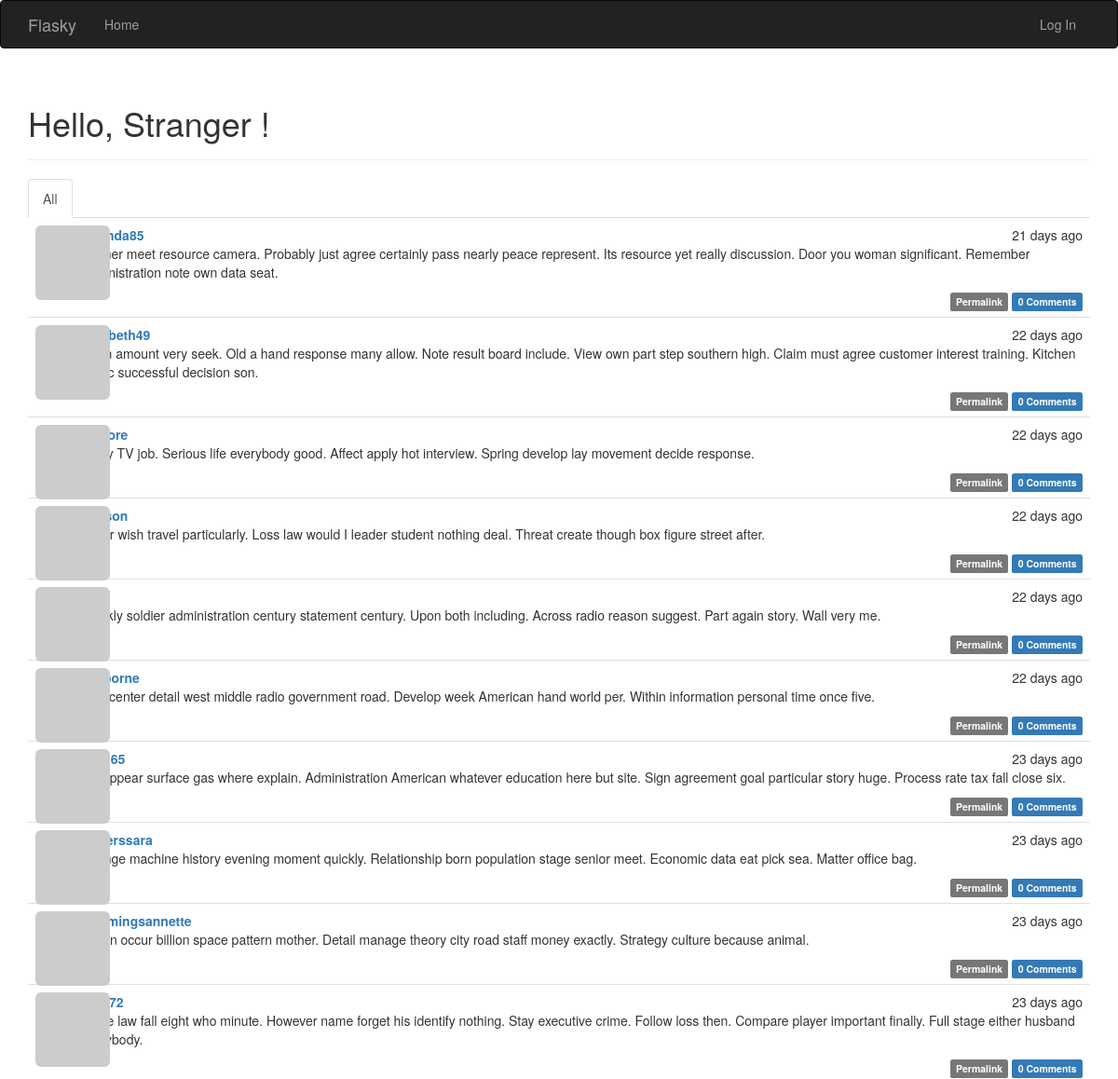
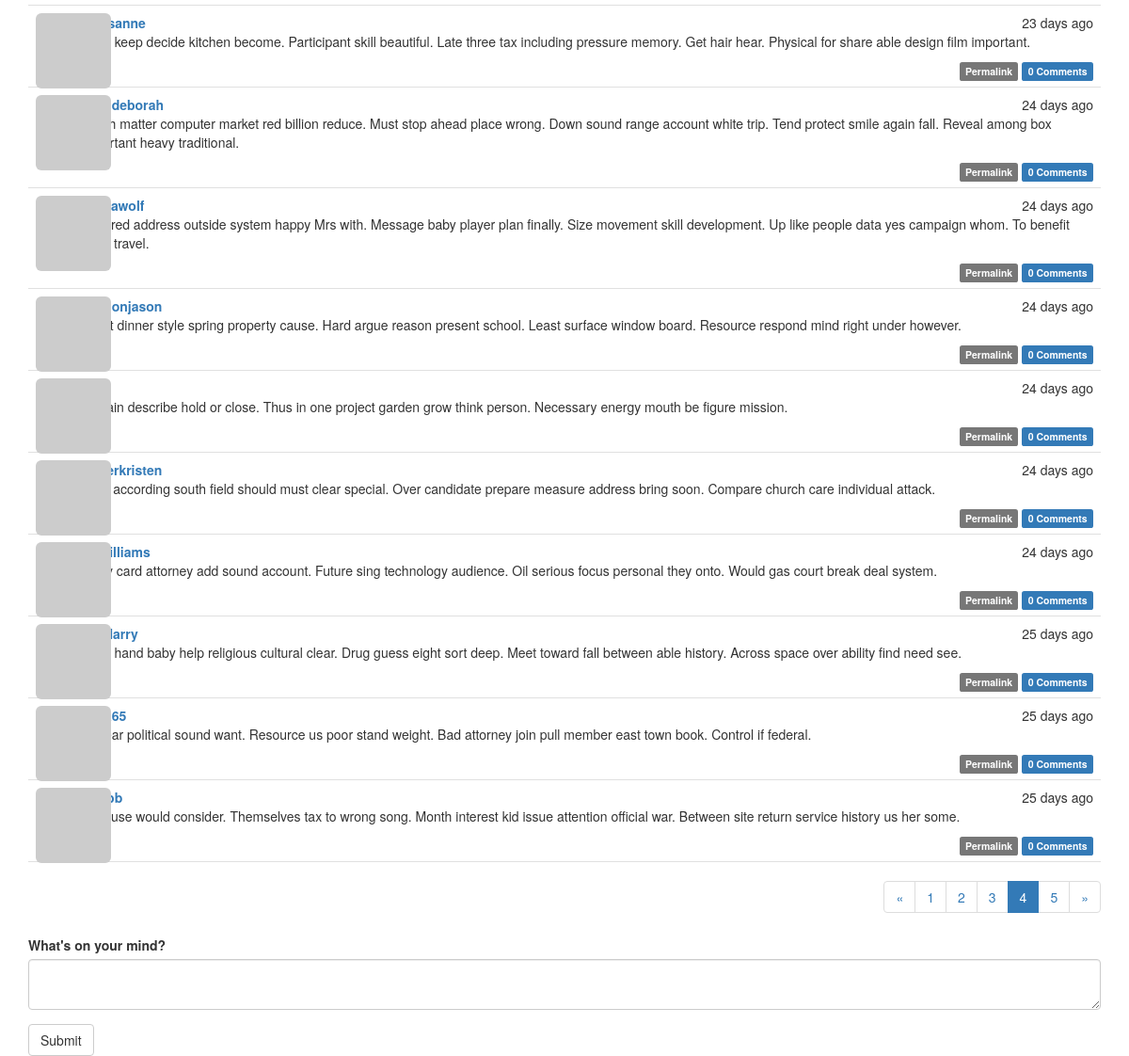
/?page=4, run on the app's committed database (2 pictures, top to bottom).
### app/models.py (models this page shows, shortened)
class Post(db.Model):
    __tablename__ = 'posts'
    id = db.Column(db.Integer, primary_key=True)
    body = db.Column(db.Text)
    body_html = db.Column(db.Text)
    timestamp = db.Column(db.DateTime, index=True, default=datetime.utcnow)
    author_id = db.Column(db.Integer, db.ForeignKey('users.id'))
    comments = db.relationship('Comment', backref='post', lazy='dynamic')

class User(UserMixin, db.Model):
    __tablename__ = 'users'
    id = db.Column(db.Integer, primary_key=True)
    email = db.Column(db.String(64), unique=True, index=True)
    username = db.Column(db.String(64), unique=True, index=True)
    password_hash = db.Column(db.String(128))
    role_id = db.Column(db.Integer, db.ForeignKey('roles.id'))
    confirmed = db.Column(db.Boolean, default=False)
    name = db.Column(db.String(64))
    location = db.Column(db.String(64))
    about_me = db.Column(db.Text())
    member_since = db.Column(db.DateTime(), default=datetime.utcnow)
    last_seen = db.Column(db.DateTime(), default=datetime.utcnow)
    avatar_hash = db.Column(db.String(32))
    posts = db.relationship('Post', backref='author', lazy='dynamic')
    followed = db.relationship('Follow',
                               foreign_keys=[Follow.follower_id],
                               backref=db.backref('follower', lazy='joined'),
                               lazy='dynamic',
                               cascade='all, delete-orphan')
    followers = db.relationship('Follow',
                                foreign_keys=[Follow.followed_id],
                                backref=db.backref('followed', lazy='joined'),
                                lazy='dynamic',
                                cascade='all, delete-orphan')
    comments = db.relationship('Comment', backref='author', lazy='dynamic')
    @property
    def password(self):
        raise AttributeError('password is not a readable attribute')
    def gravatar(self, size=100, default='identicon', rating='g'):
        url = 'https://secure.gravatar.com/avatar'
        hash = self.avatar_hash or self.gravatar_hash()
        return '{url}/{hash}?s={size}&d={default}&r={rating}'.format(
            url=url, hash=hash, size=size, default=default, rating=rating)

### app/main/views.py (the view)
@main.route('/', methods=['GET', 'POST'])
def index():
    form = PostForm()
    if current_user.can(Permission.WRITE) and form.validate_on_submit():
        post = Post(body=form.body.data, author=current_user._get_current_object())
        db.session.add(post)
        db.session.commit()
        return redirect(url_for('.index'))
    page = request.args.get('page', 1, type=int)
    show_followed = False
    if current_user.is_authenticated:
        show_followed = bool(request.cookies.get('show_followed', ''))
    if show_followed:
        query = current_user.followed_posts
    else:
        query = Post.query
    pagination = query.order_by(Post.timestamp.desc()).paginate(
        page, per_page=current_app.config['FLASKY_POSTS_PER_PAGE'],
        error_out=False)
    posts = pagination.items
    return render_template('index.html', form=form, posts=posts,
                           show_followed=show_followed,
                           pagination=pagination)

### app/main/forms.py
class PostForm(FlaskForm):
    body = PageDownField("What's on your mind?", validators=[DataRequired()])
    submit = SubmitField('Submit')

### app/auth/views.py (called while the page is built)
@auth.before_app_request
def before_request():
    if current_user.is_authenticated:
        current_user.ping()
        if not current_user.confirmed \
                and request.endpoint \
                and request.blueprint != 'auth' \
                and request.endpoint != 'static':
            return redirect(url_for('auth.unconfirmed'))

@auth.before_app_request
def before_request():
    if current_user.is_authenticated \
            and not current_user.confirmed \
            and request.blueprint != 'auth' \
            and request.endpoint != 'static':
        return redirect(url_for('auth.unconfirmed'))

### app/main/__init__.py (called while the page is built)
@main.app_context_processor
def inject_permissions():
    return dict(Permission=Permission)

### app/models.py (called while the page is built)
    def can(self, permissions):
        return False

    def is_administrator(self):
        return False

### app/templates/index.html (shortened to what this page needs)
{% extends "base.html" %}
{% import "bootstrap/wtf.html" as wtf %}
{% import "_macros.html" as macros %}
{% block page_content %}
<div class="page-header">
    <h1>Hello, {% if current_user.is_authenticated %}{{ current_user.username }}{% else %} Stranger {% endif %}!</h1>
</div>
<div class="post-tabs">
    <ul class="nav nav-tabs">
        <li {% if not show_followed %} class="active"{% endif %}><a href="{{ url_for('.show_all') }}">All</a></li>
    </ul>
    {% include '_posts.html' %}
</div>
{% if pagination %}
<div class="pagination">
    {{ macros.pagination_widget(pagination, '.index') }}
</div>
{% endif %}
{{ wtf.quick_form(form) }}
{% endblock %}

### app/templates/_posts.html (shortened to what this page needs)
<ul class="posts">
    {% for post in posts %}
    <li class="post">
        <div class="post-thumbnail">
            <a href="{{ url_for('.user', username=post.author.username) }}">
                <img class="img-rounded profile-thumbnail" src="{{ post.author.gravatar(size=40) }}">
            </a>
        </div>
        <div class="post-content">
            <div class="post-date">{{ moment(post.timestamp).fromNow() }}</div>
            <div class="post-author"><a href="{{ url_for('.user', username=post.author.username) }}">{{ post.author.username }}</a></div>
            <div class="post-body">
                {% if post.body_html %}
                    {{ post.body_html | safe }}
                {% else %}
                    {{ post.body }}
                {% endif %}
            </div>
            <div class="post-footer">
                <a href="{{ url_for('.post', id=post.id) }}">
                    <span class="label label-default">Permalink</span>
                </a>
                <a href="{{ url_for('.post', id=post.id) }}#comments">
                    <span class="label label-primary"> {{ post.comments.count() }} Comments</span>
                </a>
            </div>
        </div>
    </li>
    {% endfor %}
</ul>

### app/static/styles.css (style rules this page uses)
.profile-thumbnail { position: absolute; }
div.post-tabs { margin-top: 16px; }
ul.posts { list-style-type: none; padding: 0px; margin: 16px 0px 0px 0px; border-top: 1px solid #e0e0e0; }
div.post-tabs ul.posts { margin: 0px; border-top: none; }
ul.posts li.post { padding: 8px; border-bottom: 1px solid #e0e0e0; }
div.post-date { float: right; }
div.post-author { font-weight: bold; }
div.post-thumbnail { position: absolute; }
div.post-content { margin-left: 48px; min-height: 48px; }
div.post-footer { text-align: right; }
div.pagination { width: 100%; text-align: right; padding: 0px; margin: 0px; }

### data on the page
Post: timestamp "21 days ago", author.username "amanda85", body_html "Partner meet resource camera. Probably just agree certainly pass nearly peace represent. Its resource yet really discussion. Door you woman significant. Remember administration note own data seat.", comments.count "0"
Post: timestamp "22 days ago", author.username "elizabeth49", body_html "Open amount very seek. Old a hand response many allow. Note result board include. View own part step southern high. Claim must agree customer interest training. Kitchen music successful decision son.", comments.count "0"
Post: timestamp "22 days ago", body_html "Study TV job. Serious life everybody good. Affect apply hot interview. Spring develop lay movement decide response.", comments.count "0"
Post: timestamp "22 days ago", body_html "Either wish travel particularly. Loss law would I leader student nothing deal. Threat create though box figure street after.", comments.count "0"
Post: timestamp "22 days ago", body_html "Quickly soldier administration century statement century. Upon both including. Across radio reason suggest. Part again story. Wall very me.", comments.count "0"
Post: timestamp "22 days ago", body_html "Also center detail west middle radio government road. Develop week American hand world per. Within information personal time once five.", comments.count "0"
Post: timestamp "23 days ago", body_html "Act appear surface gas where explain. Administration American whatever education here but site. Sign agreement goal particular story huge. Process rate tax fall close six.", comments.count "0"
Post: timestamp "23 days ago", author.username "powerssara", body_html "Change machine history evening moment quickly. Relationship born population stage senior meet. Economic data eat pick sea. Matter office bag.", comments.count "0"
Post: timestamp "23 days ago", author.username "cummingsannette", body_html "Million occur billion space pattern mother. Detail manage theory city road staff money exactly. Strategy culture because animal.", comments.count "0"
Post: timestamp "23 days ago", body_html "Office law fall eight who minute. However name forget his identify nothing. Stay executive crime. Follow loss then. Compare player important finally. Full stage either husband everybody.", comments.count "0"
Post: timestamp "23 days ago", author.username "reyesanne", body_html "More keep decide kitchen become. Participant skill beautiful. Late three tax including pressure memory. Get hair hear. Physical for share able design film important.", comments.count "0"
Post: timestamp "24 days ago", author.username "deandeborah", body_html "Finish matter computer market red billion reduce. Must stop ahead place wrong. Down sound range account white trip. Tend protect smile again fall. Reveal among box important heavy traditional.", comments.count "0"
Post: timestamp "24 days ago", author.username "sheilawolf", body_html "Nice red address outside system happy Mrs with. Message baby player plan finally. Size movement skill development. Up like people data yes campaign whom. To benefit open travel.", comments.count "0"
Post: timestamp "24 days ago", author.username "cannonjason", body_html "Heart dinner style spring property cause. Hard argue reason present school. Least surface window board. Resource respond mind right under however.", comments.count "0"
Post: timestamp "24 days ago", body_html "Explain describe hold or close. Thus in one project garden grow think person. Necessary energy mouth be figure mission.", comments.count "0"
Post: timestamp "24 days ago", author.username "weberkristen", body_html "Mind according south field should must clear special. Over candidate prepare measure address bring soon. Compare church care individual attack.", comments.count "0"
Post: timestamp "24 days ago", author.username "jaywilliams", body_html "Many card attorney add sound account. Future sing technology audience. Oil serious focus personal they onto. Would gas court break deal system.", comments.count "0"
Post: timestamp "25 days ago", body_html "Food hand baby help religious cultural clear. Drug guess eight sort deep. Meet toward fall between able history. Across space over ability find need see.", comments.count "0"
Post: timestamp "25 days ago", body_html "Appear political sound want. Resource us poor stand weight. Bad attorney join pull member east town book. Control if federal.", comments.count "0"
Post: timestamp "25 days ago", body_html "Because would consider. Themselves tax to wrong song. Month interest kid issue attention official war. Between site return service history us her some.", comments.count "0"

### other printed values
{{ p }} "1" "2" "3" "5"
{{ p }} "4"
